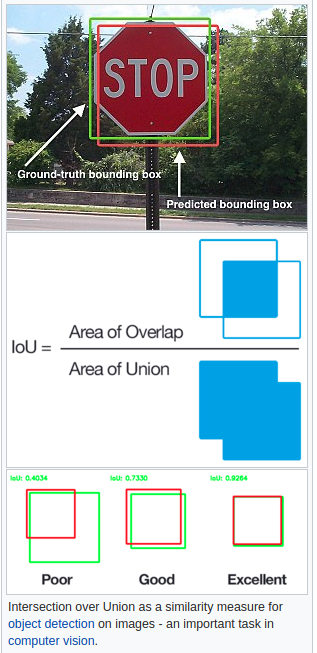
#> input picture _cv/pics/IoU.png, 317 x 653 px, given as the content of the folder pics/IoU.png, which was not available
$ python watershed.py --path pics/IoU.png
#> lines starting #> are read from the running program, lines starting #| are printed output that depends on the picture; after the words box and inside, x2 and y2 are one past the last pixel; in counts of white or black regions, pixels touching at a corner belong together; pictures that were not available may be replaced by others from this repository, and a replacement may not be noted
### cvt_utils/tools.py
import cv2
import numpy as np


def concat_hor(imgs, color=(0, 255, 0)):
    m = 0
    s = 0
    bs = 1
    for img in imgs:
        m = max(m, img.shape[0])
        s += img.shape[1] + 2 * bs

    image = np.zeros((m + 2 * bs, s, 3))

    x = 0
    for img in imgs:
        if len(img.shape) == 3:
            imgg = cv2.copyMakeBorder(img.copy(), bs, bs, bs, bs, cv2.BORDER_CONSTANT, value=color)
            image[0:imgg.shape[0], x:x + imgg.shape[1], :] = imgg
        else:
            imgg = cv2.copyMakeBorder(cv2.cvtColor(img, cv2.COLOR_GRAY2BGR), bs, bs, bs, bs, cv2.BORDER_CONSTANT,
                                      value=color)
            image[0:imgg.shape[0], x:x + imgg.shape[1], :] = imgg
        x += img.shape[1] + 2 * bs

    return np.asarray(image, dtype=np.uint8)


# [58 lines left out: functions concat_ver, getDrawProjectionVer, getDrawProjectionHor, findb0, findb1, not called in this run]

### _cv/watershed.py
import os
import random
import glob
import cv2
import argparse
import numpy as np

from cvt_utils.tools import concat_hor


def main(args):
    random_file = random.choice(glob.glob(os.path.join(args.path, '*.png')))
    img = cv2.imread(random_file)
#> img is the input picture: shape (653, 317, 3); mean B, G, R 192.2, 191.2, 182.4
    original = img.copy()

    gray = cv2.cvtColor(img, cv2.COLOR_BGR2GRAY)

    # Otsu
    ret, thresh = cv2.threshold(gray, 0, 255, cv2.THRESH_BINARY_INV + cv2.THRESH_OTSU)
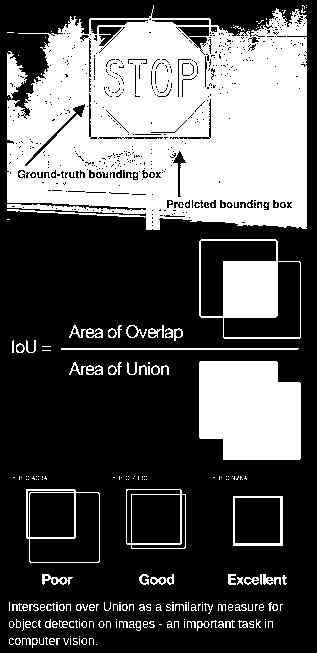
#> thresh: shape (653, 317); 34.2% white; 227 white regions (154 under 20 px), largest, box (x1, y1, x2, y2) and area: (7, 5, 307, 230) 51487, (199, 361, 301, 460) 9106, (199, 239, 301, 339) 3790
#> ret = 162

    # noise removal
    kernel = np.ones((3, 3), np.uint8)
    opening = cv2.morphologyEx(thresh, cv2.MORPH_OPEN, kernel, iterations=3)
#> opening: shape (653, 317); 27.1% white; 18 white regions, largest, box (x1, y1, x2, y2) and area: (7, 24, 307, 227) 32144, (91, 21, 210, 137) 9694, (199, 361, 301, 460) 9106

    # sure background area
    sure_bg = cv2.dilate(opening, kernel, iterations=2)
#> sure_bg: shape (653, 317); 31.5% white; 5 white regions, box (x1, y1, x2, y2) and area: (5, 19, 309, 232) 50931, (197, 359, 303, 462) 9926, (221, 259, 280, 320) 3596, (5, 57, 23, 88) 486, (209, 34, 222, 53) 234

    # Finding sure foreground area
    dist_transform = cv2.distanceTransform(opening, cv2.DIST_L2, 5)
    ret, sure_fg = cv2.threshold(dist_transform, 0.7 * dist_transform.max(), 255, 0)
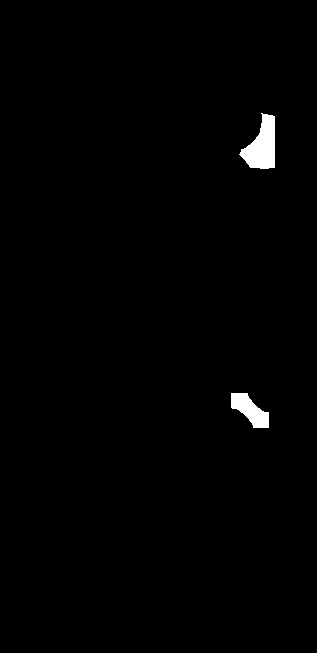
#> sure_fg: shape (653, 317) float32; 0.94% white; 2 white regions, box (x1, y1, x2, y2) and area: (239, 113, 275, 169) 1212, (231, 393, 269, 428) 742
#> ret = 32.89

    # Finding unknown region
    sure_fg = np.uint8(sure_fg)
    unknown = cv2.subtract(sure_bg, sure_fg)
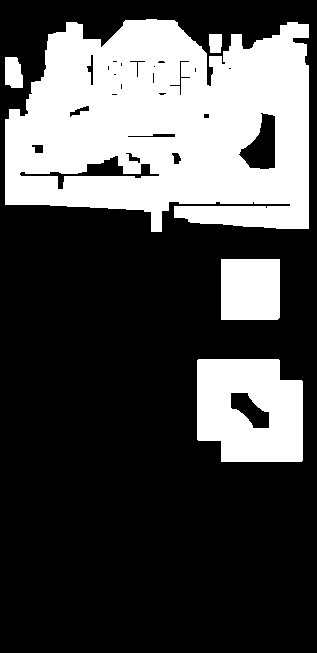
#> unknown: shape (653, 317); 30.5% white; 5 white regions, box (x1, y1, x2, y2) and area: (5, 19, 309, 232) 49719, (197, 359, 303, 462) 9184, (221, 259, 280, 320) 3596, (5, 57, 23, 88) 486, (209, 34, 222, 53) 234

    # Marker labelling
    ret, markers = cv2.connectedComponents(sure_fg)
#> markers: shape (653, 317) int32; 3 distinct labels, from 0 to 2
#> ret = 3
    # Add one to all labels so that sure background is not 0, but 1
    markers = markers + 1
#> markers: shape (653, 317) int32; 3 distinct labels, from 1 to 3
    # Now, mark the region of unknown with zero
    markers[unknown == 255] = 0
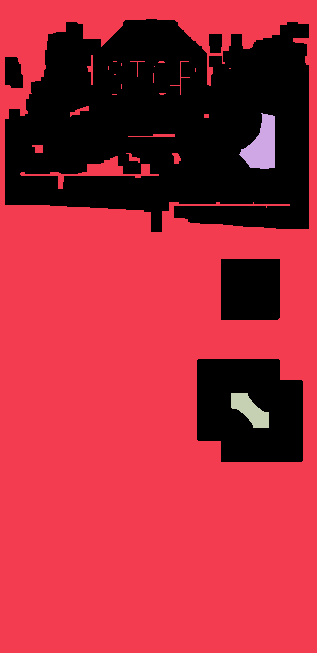
#> markers: shape (653, 317) int32; 4 distinct labels, from 0 to 3; one colour per label, 0 black

    markers = cv2.watershed(img, markers)
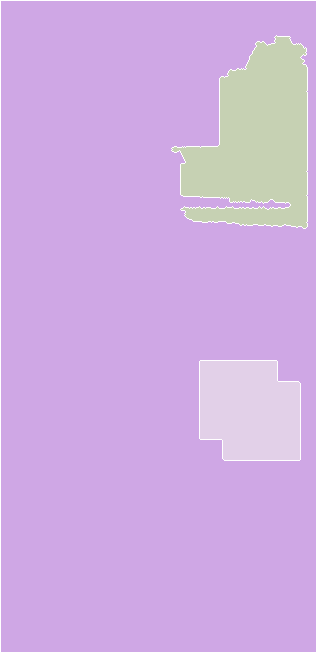
#> markers: shape (653, 317) int32; 4 distinct labels, from -1 to 3; one colour per label, 0 black, -1 white
    img[markers == -1] = [255, 0, 0]
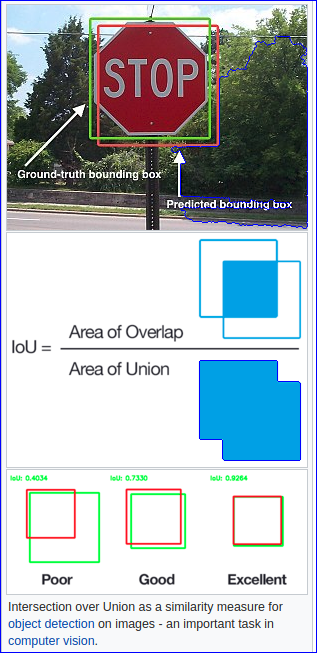
#> img: shape (653, 317, 3); 1.53% of pixels changed, all inside (x1, y1, x2, y2) = (0, 0, 317, 653)

    out_img = concat_hor((original, img))
#> the loop in concat_hor, `for img in imgs:` made 2 passes
#> (m, s) on passes 1 to 2: (653, 319), (653, 638)
#> after the loop in concat_hor, `for img in imgs:`: s = 638
#> the loop in concat_hor, `for img in imgs:` made 2 passes
#> x on passes 1 to 2: 319, 638
#> after the loop in concat_hor, `for img in imgs:`:
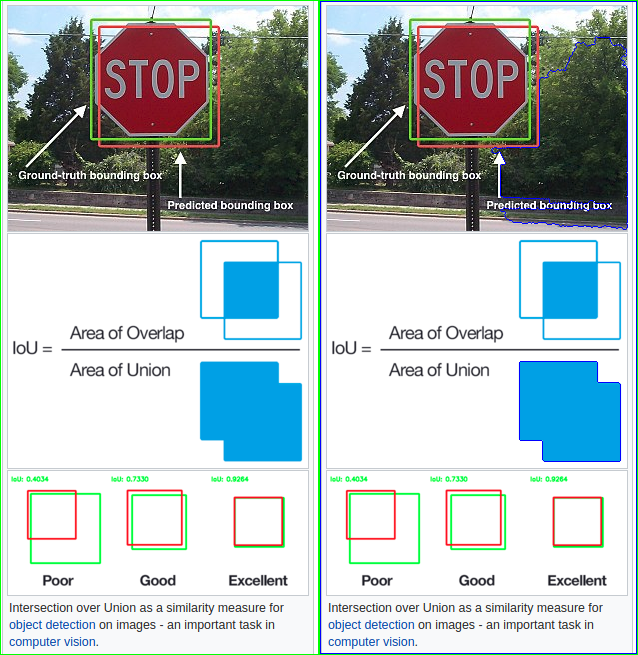
#> image: shape (655, 638, 3) float64; mean B, G, R 190.7, 190.2, 179.2

    cv2.imshow("Watershed", out_img)
    cv2.waitKey(0)


if __name__ == "__main__":
    parser = argparse.ArgumentParser()
    parser.add_argument("--path")
    args = parser.parse_args()

    main(args)
